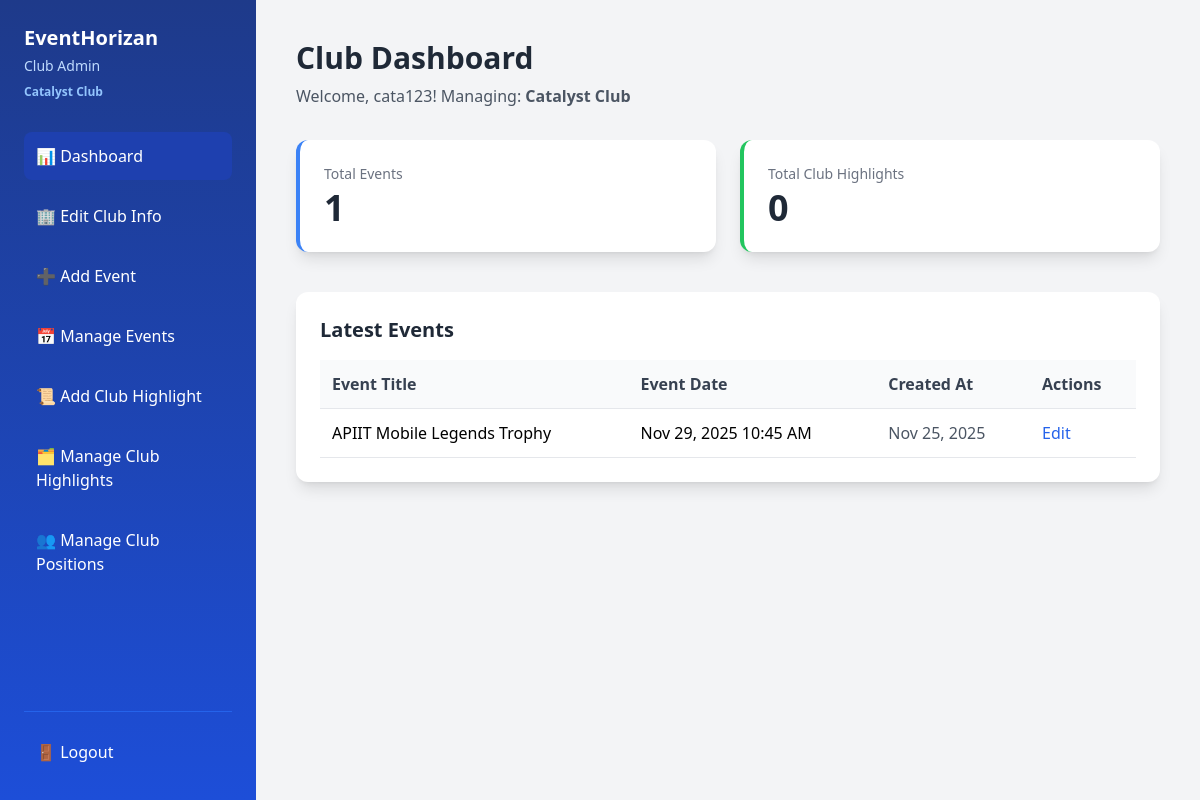
Page /Admin_Dashboard/club_admin_dashboard.php (signed in) on the committed database.
### tables this page shows
CREATE TABLE `clubs` (
  `id` int(11) NOT NULL,
  `club_name` varchar(255) NOT NULL,
  `club_description` text DEFAULT NULL,
  `short_description` varchar(255) DEFAULT NULL,
  `club_main_image` varchar(255) DEFAULT NULL,
  `club_extra_image_1` varchar(255) DEFAULT NULL,
  `club_extra_image_2` varchar(255) DEFAULT NULL,
  `club_extra_image_3` varchar(255) DEFAULT NULL,
  `created_at` datetime DEFAULT current_timestamp(),
  `contact_description_1` varchar(255) DEFAULT NULL,
  `contact_number_1` varchar(20) DEFAULT NULL,
  `contact_number_2` varchar(20) DEFAULT NULL
);

CREATE TABLE `events` (
  `id` int(11) NOT NULL,
  `title` varchar(255) NOT NULL,
  `description` text DEFAULT NULL,
  `event_date` datetime NOT NULL,
  `venue` varchar(255) DEFAULT NULL,
  `price` decimal(10,2) DEFAULT NULL,
  `ticket_url` varchar(255) DEFAULT NULL,
  `main_image` varchar(255) DEFAULT NULL,
  `extra_image_1` varchar(255) DEFAULT NULL,
  `extra_image_2` varchar(255) DEFAULT NULL,
  `extra_image_3` varchar(255) DEFAULT NULL,
  `club_id` int(11) DEFAULT NULL,
  `created_at` datetime DEFAULT current_timestamp()
);

### Admin_Dashboard/club_admin_dashboard.php (the view, shortened to what this page needs)
<?php
require_once('../includes/db_connection.php');
$club_id = getClubId();
$clubStmt = $pdo->prepare("SELECT * FROM clubs WHERE id = ?");
$clubStmt->execute([$club_id]);
$club = $clubStmt->fetch(PDO::FETCH_ASSOC);
$totalEvents = $pdo->prepare("SELECT COUNT(*) FROM events WHERE club_id = ?");
$totalEvents->execute([$club_id]);
$eventsCount = $totalEvents->fetchColumn();
$totalHighlights = $pdo->prepare("SELECT COUNT(*) FROM club_highlights WHERE club_id = ?");
$totalHighlights->execute([$club_id]);
$highlightsCount = $totalHighlights->fetchColumn();
$latestEvents = $pdo->prepare("
    SELECT id, title, event_date, created_at
    FROM events
    WHERE club_id = ?
    ORDER BY created_at DESC
    LIMIT 5
");
$latestEvents->execute([$club_id]);
$events = $latestEvents->fetchAll(PDO::FETCH_ASSOC);
?>
<!DOCTYPE html>
<html lang="en">
<head>
<script src="https://cdn.tailwindcss.com"></script>
</head>
<body class="font-sans bg-gray-100 flex flex-col md:flex-row min-h-screen">
<aside class="hidden md:flex flex-col w-64 p-6 bg-gradient-to-b from-blue-900 to-blue-700 text-white flex-shrink-0">
  <h2 class="text-xl font-bold mb-1">EventHorizan</h2>
  <p class="text-blue-200 text-sm mb-2">Club Admin</p>
  <p class="text-blue-300 text-xs mb-8 font-semibold"><?= htmlspecialchars($club['club_name']) ?></p>
  <nav class="flex flex-col gap-3 flex-1">
    <a href="club_admin_dashboard.php" class="flex items-center gap-3 p-3 bg-blue-800 rounded-lg font-medium">
      📊 Dashboard
    </a>
    <a href="club_admin_club_edit.php" class="flex items-center gap-3 p-3 rounded-lg hover:bg-blue-800 transition">
      🏢 Edit Club Info
    </a>
    <a href="club_admin_event_add.php" class="flex items-center gap-3 p-3 rounded-lg hover:bg-blue-800 transition">
      ➕ Add Event
    </a>
    <a href="club_admin_event_manage.php" class="flex items-center gap-3 p-3 rounded-lg hover:bg-blue-800 transition">
      📅 Manage Events
    </a>
    <a href="club_admin_highlight_add.php" class="flex items-center gap-3 p-3 rounded-lg hover:bg-blue-800 transition">
      📜 Add Club Highlight
    </a>
    <a href="club_admin_highlight_manage.php" class="flex items-center gap-3 p-3 rounded-lg hover:bg-blue-800 transition">
      🗂 Manage Club Highlights
    </a>
    <a href="club_admin_positions_manage.php" class="flex items-center gap-3 p-3 rounded-lg hover:bg-blue-800 transition">
      👥 Manage Club Positions
    </a>
    <div class="mt-auto pt-4 border-t border-blue-600">
      <a href="admin_logout.php" class="flex items-center gap-3 p-3 rounded-lg hover:bg-blue-800 transition">
        🚪 Logout
      </a>
    </div>
  </nav>
</aside>
<main class="flex-1 p-6 md:p-10">
  <h1 class="text-3xl font-bold mb-2 text-gray-800">Club Dashboard</h1>
  <p class="text-gray-600 mb-8">Welcome, <?= htmlspecialchars($_SESSION['admin_username']) ?>! Managing: <strong><?= htmlspecialchars($club['club_name']) ?></strong></p>
  <div class="grid grid-cols-1 sm:grid-cols-2 gap-6 mb-10">
    <div class="p-6 bg-white shadow-lg rounded-xl border-l-4 border-blue-500">
      <p class="text-sm text-gray-500 mb-1">Total Events</p>
      <h3 class="text-4xl font-bold text-gray-800"><?= $eventsCount ?></h3>
    </div>
    <div class="p-6 bg-white shadow-lg rounded-xl border-l-4 border-green-500">
      <p class="text-sm text-gray-500 mb-1">Total Club Highlights</p>
      <h3 class="text-4xl font-bold text-gray-800"><?= $highlightsCount ?></h3>
    </div>
  </div>
  <div class="bg-white shadow-lg rounded-xl p-6">
    <h2 class="text-xl font-semibold mb-4 text-gray-800">Latest Events</h2>
    <div class="overflow-x-auto">
      <table class="w-full text-left border-collapse">
        <thead class="bg-gray-50">
          <tr>
            <th class="p-3 border-b font-semibold text-gray-700">Event Title</th>
            <th class="p-3 border-b font-semibold text-gray-700">Event Date</th>
            <th class="p-3 border-b font-semibold text-gray-700">Created At</th>
            <th class="p-3 border-b font-semibold text-gray-700">Actions</th>
          </tr>
        </thead>
        <tbody>
          <?php if (empty($events)): ?>
            <tr>
              <td colspan="4" class="p-4 text-center text-gray-500">No events found. <a href="club_admin_event_add.php" class="text-blue-600 underline">Add your first event!</a></td>
            </tr>
          <?php else: ?>
            <?php foreach($events as $event): ?>
              <tr class="border-b hover:bg-gray-50 transition">
                <td class="p-3 font-medium"><?= htmlspecialchars($event['title']) ?></td>
                <td class="p-3"><?= date('M d, Y h:i A', strtotime($event['event_date'])) ?></td>
                <td class="p-3 text-gray-600"><?= date('M d, Y', strtotime($event['created_at'])) ?></td>
                <td class="p-3">
                  <a href="club_admin_event_edit.php?id=<?= $event['id'] ?>" class="text-blue-600 hover:underline">Edit</a>
                </td>
              </tr>
            <?php endforeach; ?>
          <?php endif; ?>
        </tbody>
      </table>
    </div>
  </div>
</main>
</body>
</html>

### rows in the picture
clubs: club_name "Catalyst Club"
events: title "APIIT Mobile Legends Trophy", event_date "Nov 29, 2025 10:45 AM", created_at "Nov 25, 2025"

### other values in the picture
$_SESSION['admin_username'] "cata123"
$eventsCount "1"
$highlightsCount "0"
